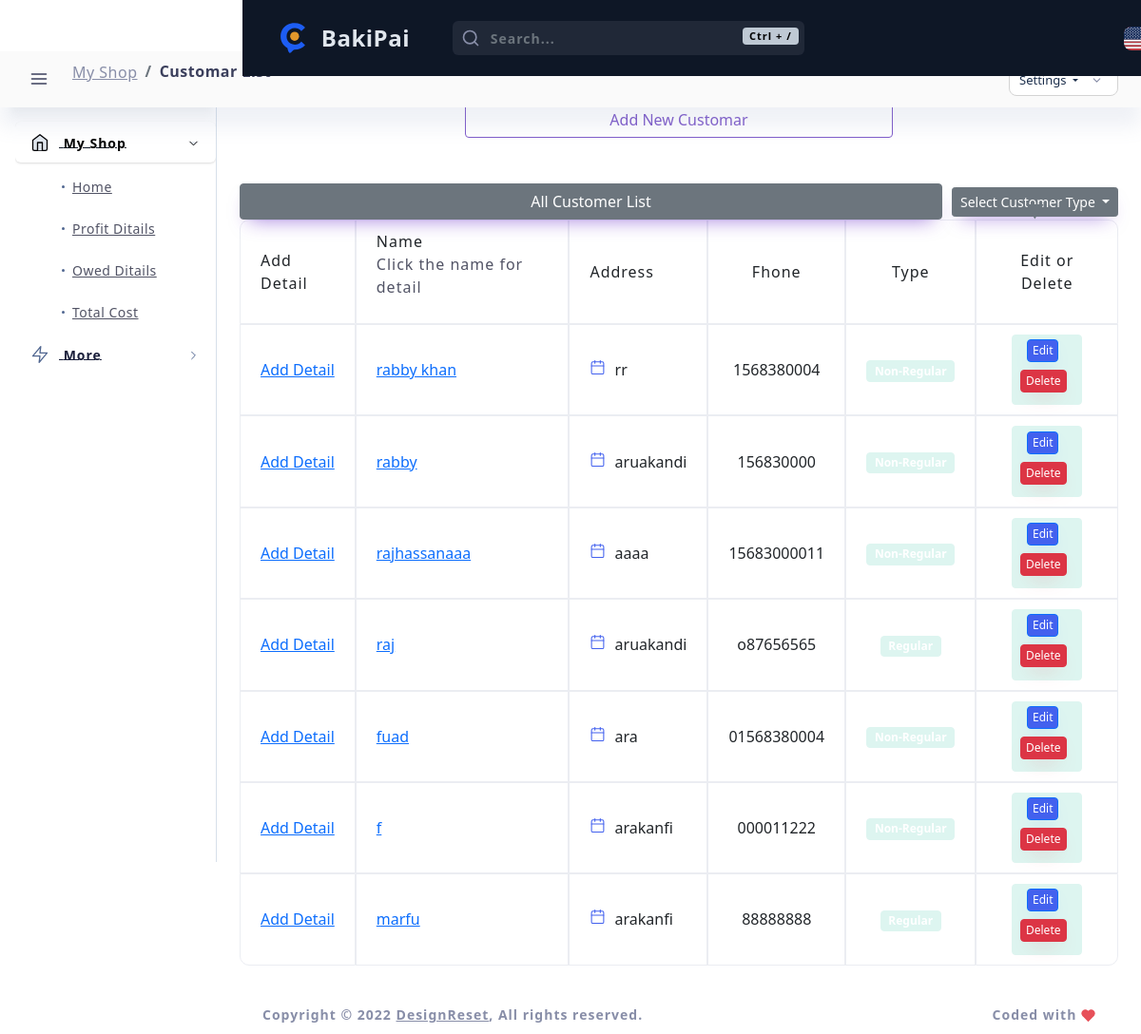
Before: /customar_list/ with the older database file.
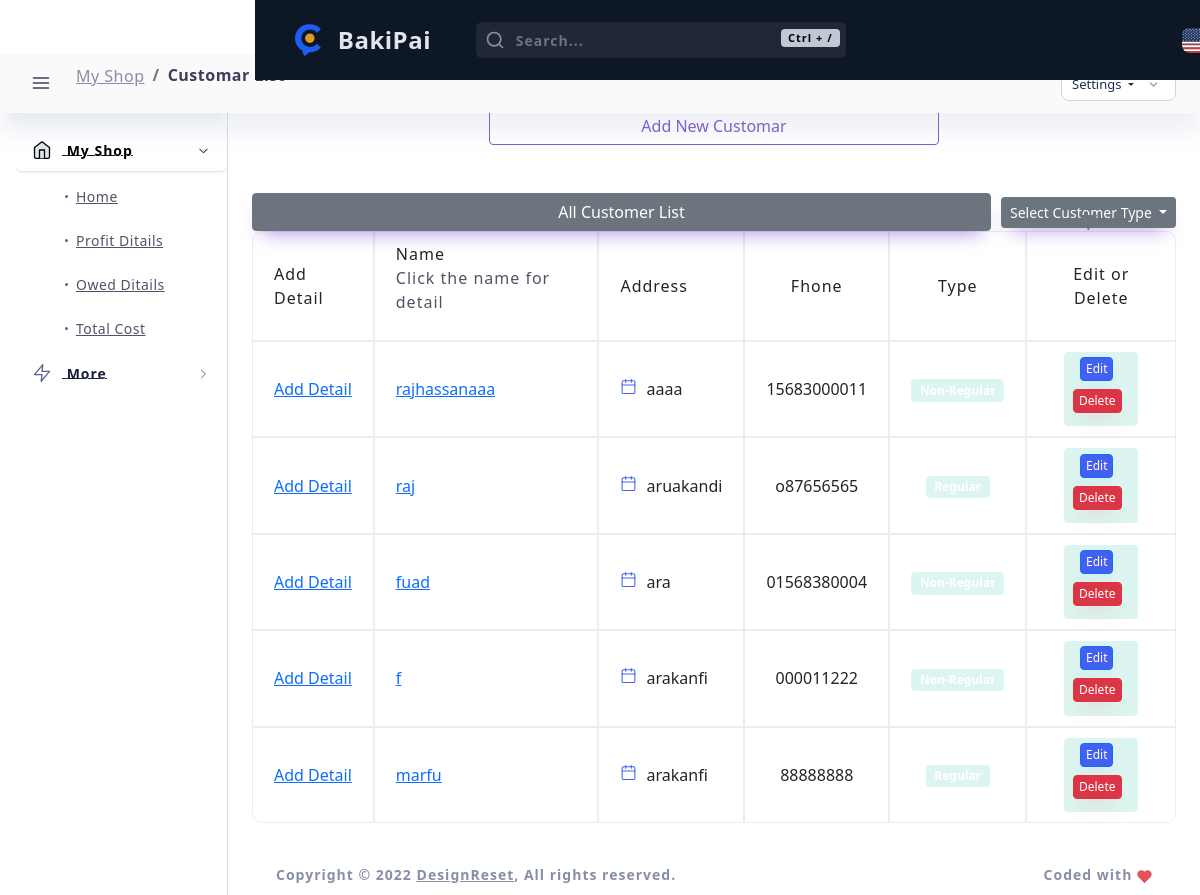
After: the same page with the newer database file.
### admin_panel/models.py (models this page shows, shortened)
class customar(models.Model):
    REGULAR = 'Regular'
    NON_REGULAR = 'Non-Regular'
    CUSTOMER_TYPE_CHOICES = [
        (REGULAR, 'Regular'),
        (NON_REGULAR, 'Non-Regular'),
    ]
    user = models.ForeignKey(User, on_delete=models.CASCADE)
    customer_type = models.CharField(
        max_length=20,
        choices=CUSTOMER_TYPE_CHOICES,
        default=NON_REGULAR,
        blank=False
    )
    name = models.CharField(max_length=100 , blank=False)
    address = models.TextField(max_length=1000 , blank=False)
    fhone = models.CharField(max_length=15 , blank=False)
    created_at = models.DateTimeField(auto_now_add=True)
    updated_at = models.DateTimeField(auto_now=True)

### admin_panel/views.py (the view)
# urls.py: path('customar_list/', customar_list, name='customar_list'),
def customar_list(request):
    customars = customar.objects.all()
    customer_type = request.GET.get('type')
    if customer_type in ['Regular', 'Non-Regular']:
          customars = customar.objects.filter(customer_type=customer_type)
    else:
          customars = customar.objects.all()
    delete_customar = request.POST.get('delete')
    if request.method == 'POST' and delete_customar:
        delete_cus = customar.objects.get( id = delete_customar)
        delete_cus.delete()
        return redirect('customar_list')
    context = {
        'customars': customars,
    }
    return render(request , 'admin_panel/customar_list.html', context)

### admin_panel/templates/admin_panel/customar_list.html (shortened to what the changed rows need)
{% load static %}
<!DOCTYPE html>
<html lang="en">
<head>
    <link href="{% static 'admin_theme/layouts/vertical-dark-menu/css/light/loader.css' %}" rel="stylesheet" type="text/css" />
    <link href="{% static 'admin_theme/layouts/vertical-dark-menu/css/dark/loader.css' %}" rel="stylesheet" type="text/css" />
    <link href="{% static 'admin_theme/src/bootstrap/css/bootstrap.min.css' %}" rel="stylesheet" type="text/css" />
    <link href="{% static 'admin_theme/layouts/vertical-dark-menu/css/light/plugins.css' %}" rel="stylesheet" type="text/css" />
    <link href="{% static 'admin_theme/layouts/vertical-dark-menu/css/dark/plugins.css' %}" rel="stylesheet" type="text/css" />
    <link href="{% static 'admin_theme/src/plugins/src/apex/apexcharts.css' %}" rel="stylesheet" type="text/css">
    <link href="{% static 'admin_theme/src/assets/css/light/dashboard/dash_1.css' %}" rel="stylesheet" type="text/css" />
    <link href="{% static 'admin_theme/src/assets/css/dark/dashboard/dash_1.css' %}" rel="stylesheet" type="text/css" />
</head>
<body class="layout-boxed">
    <div class="main-container" id="container">
        <div id="content" class="main-content">
            <div class="layout-px-spacing">
                <div class="middle-content container-xxl p-0">
                    <div class="row layout-top-spacing">
                        <!DOCTYPE html>
                        <html lang="en">
                        <head>
                            <link href="https://stackpath.bootstrapcdn.com/bootstrap/5.1.3/css/bootstrap.min.css" rel="stylesheet">
                        </head>
                        <body>
                            <div class="container mt-4">
                            <div class="table-responsive">
                                <table class="table table-hover table-bordered">
                                    <thead>
                                        <tr>
                                            <th class="checkbox-area" scope="col">
                                                 Add Detail
                                            </th>
                                            <th scope="col">Name <p style="background-color: rgb(255, 255, 255);">Click the name for detail</p></th>
                                            <th scope="col">Address</th>
                                            <th class="text-center" scope="col">Fhone</th>
                                            <th class="text-center" scope="col">Type</th>
                                            <th class="text-center" scope="col">Edit or Delete</th>
                                        </tr>
                                    </thead>
                                    <tbody>
                                    {% for customar in customars %}
                                        <tr>
                                            <td>
                                                <a href="{% url 'create_customar_detail' customar.id %}">Add Detail</a>
                                            </td>
                                            <td ><a href="{% url 'customar_detail' customar.id %}">{{customar.name}} </td></a>
                                            <td>
                                                <span class="table-inner-text">{{customar.address}}</span>
                                            </td>
                                            <td class="text-center">{{customar.fhone}}</td>
                                            <td class="text-center">
                                                <span class="badge badge-light-success">{{customar.customer_type}}</span>
                                            </td>
                                            <td class="text-center">
                                                <span class="badge badge-light-success">
                                                    <a href="{% url 'update_customer' customar.id %}">
                                                        <button class="btn btn-primary mb-2 me-2" style="padding: 2px 5px; font-size: 12px;">Edit</button>
                                                    </a>
                                                    <form method="POST">
                                                        <button class="btn btn-danger mb-2 me-2" style="padding: 2px 5px; font-size: 12px;"  data-id="{{ customar.id }}">
                                                            Delete
                                                        </button>
                                                       </form>
                                                </span>
                                            </td>
                                        </tr>
                                    {% endfor %}
                                    </tbody>
                                </table>
                            </div>
                        </body>
                        </html>
                    </div>
                    </div>
                </div>
        </div>
    </div>
</body>
</html>
<body>
</body>

Changed rows visible on the page:
removed customar: name "rabby khan", address "rr", fhone "1568380004"
removed customar: name "rabby", address "aruakandi", fhone "156830000"
